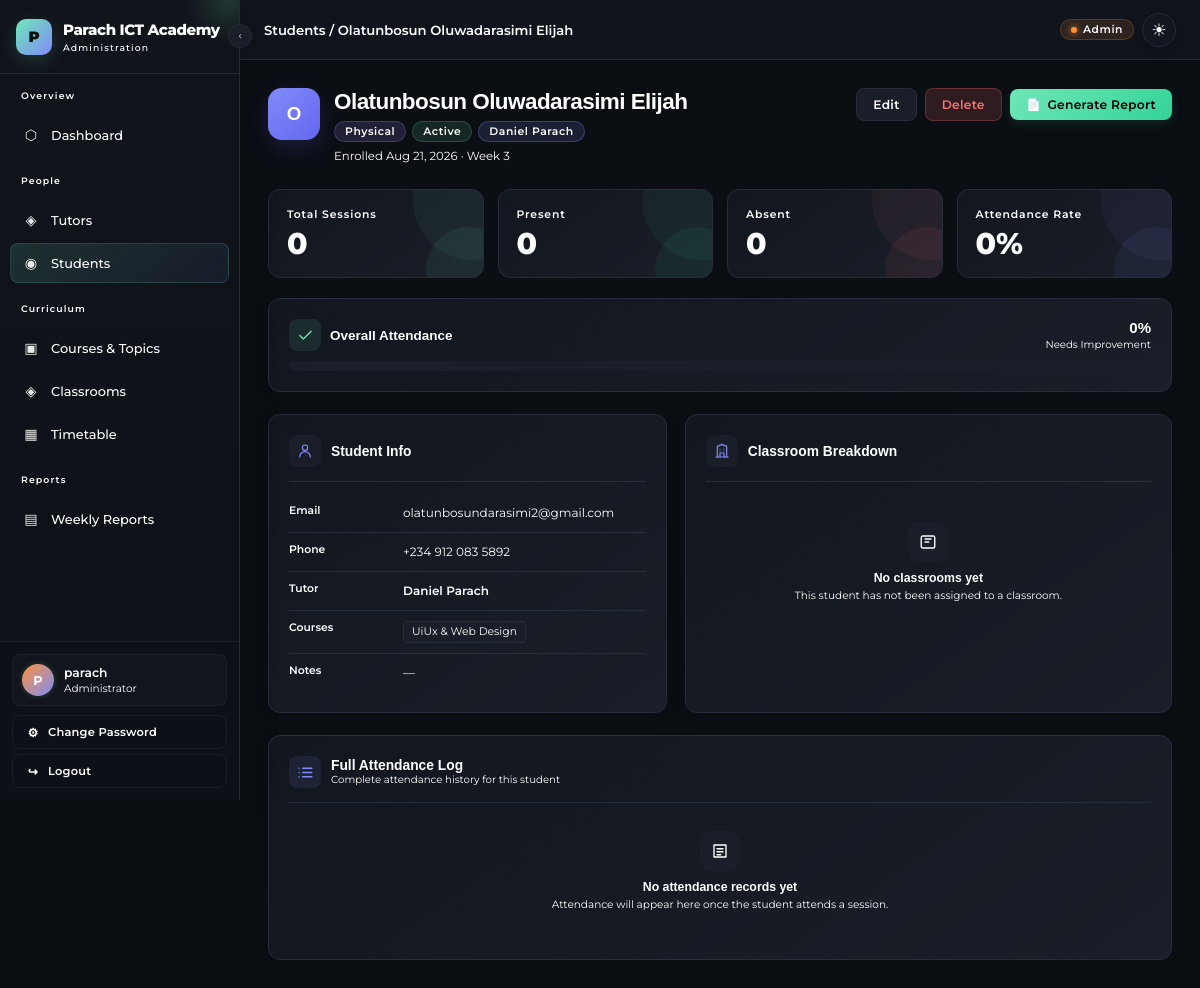
The app's page /admin-panel/students/5/ (signed in), older data.
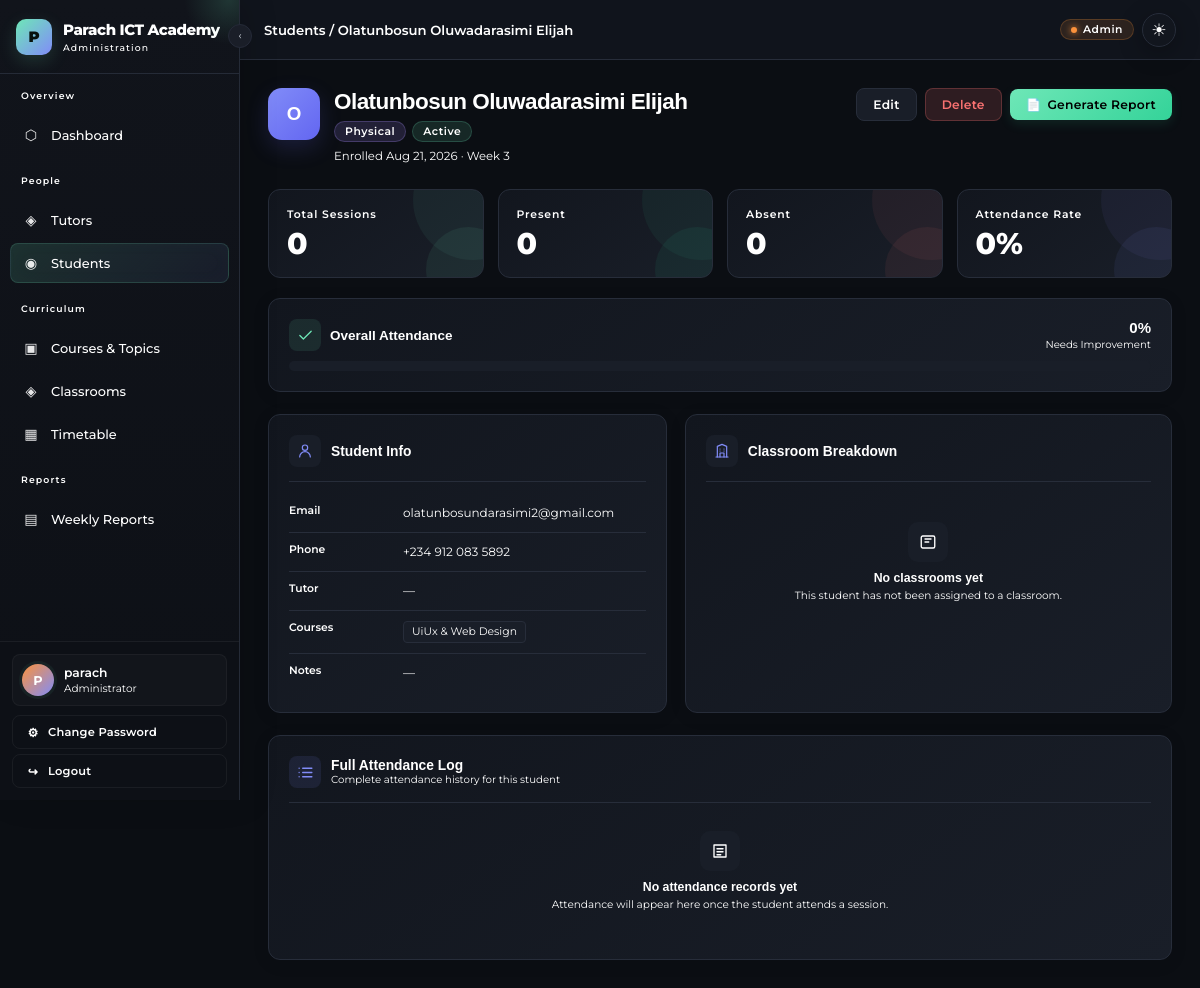
The same page, newer data.
### core/models.py (models this page shows, shortened)
class Student(models.Model):
    MODE_CHOICES = [('online', 'Online'), ('physical', 'Physical')]
    user = models.OneToOneField(User, on_delete=models.CASCADE, null=True, blank=True)
    name = models.CharField(max_length=255)
    email = models.EmailField(blank=True)
    phone = models.CharField(max_length=20, blank=True)
    courses = models.ManyToManyField(Course, related_name="students", blank=True)
    tutor = models.ForeignKey(Tutor, on_delete=models.SET_NULL, null=True, blank=True, related_name="students")
    mode = models.CharField(max_length=20, choices=MODE_CHOICES, default='physical')
    active = models.BooleanField(default=True)
    completed = models.BooleanField(default=False)
    completed_at = models.DateTimeField(null=True, blank=True)
    current_week = models.PositiveIntegerField(default=1)
    enrolled_at = models.DateField(auto_now_add=True)
    notes = models.TextField(blank=True)
    external_id = models.PositiveIntegerField(unique=True, null=True, blank=True, db_index=True)
    source_course_name = models.CharField(max_length=255, blank=True)
    center = models.CharField(max_length=50, blank=True)
    amount_paid = models.DecimalField(max_digits=12, decimal_places=2, null=True, blank=True)
    amount_owed = models.DecimalField(max_digits=12, decimal_places=2, null=True, blank=True)
    next_due_date = models.DateField(null=True, blank=True)
    is_synced = models.BooleanField(default=False)
    last_synced_at = models.DateTimeField(null=True, blank=True)

class Tutor(models.Model):
    MODE_CHOICES = [('online', 'Online'), ('physical', 'Physical')]
    user = models.OneToOneField(User, on_delete=models.CASCADE, null=True, blank=True)
    name = models.CharField(max_length=255)
    phone = models.CharField(max_length=20, blank=True)
    specialization = models.CharField(max_length=255, blank=True)
    mode = models.CharField(max_length=20, choices=MODE_CHOICES, default='physical')
    active = models.BooleanField(default=True)
    bio = models.TextField(blank=True)
    created_at = models.DateTimeField(auto_now_add=True)
    is_approved = models.BooleanField(default=False)
    @property
    def name(self):
        if self.user:
            full = self.user.get_full_name()
            return full if full.strip() else self.user.username
        return f"Tutor #{self.pk}"

### core/views.py (the view, shortened to what this page needs)
# urls.py: path('admin-panel/students/<int:pk>/',       views.admin_student_detail,  name='admin_student_detail'),
@login_required
@user_passes_test(is_admin)
def admin_student_detail(request, pk):
    student = get_object_or_404(Student, pk=pk)
    classrooms = student.classrooms.all().select_related('course', 'tutor')
    sessions   = Class.objects.filter(
        students=student
    ).order_by('-date').select_related('topic', 'course', 'classroom', 'tutor')
    attendance_records = Attendance.objects.filter(
        student=student
    ).order_by('-date').select_related('class_instance__topic', 'class_instance__classroom')
    total_att   = attendance_records.count()
    present_att = attendance_records.filter(attendance_status='Present').count()
    absent_att  = total_att - present_att
    att_rate    = round((present_att / total_att) * 100) if total_att else 0
    attendance_with_classroom = []
    classroom_stats = []
    return render(request, 'core/admin_student_detail.html', {
        'student':            student,
        'classrooms':         classrooms,
        'sessions':           sessions,
        'attendance_records': attendance_records,
        'total_att':          total_att,
        'present_att':        present_att,
        'absent_att':         absent_att,
        'att_rate':           att_rate,
        'classroom_stats':    classroom_stats,
        'attendance_with_classroom': attendance_with_classroom,
    })

### core/views.py (called while the page is built)
def is_admin(user):
    return user.is_staff or user.is_superuser

### core/templates/core/admin_student_detail.html (shortened to what the changed rows need)
{% extends "core/admin_base.html" %}
{% block breadcrumb %}Students / {{ student.name }}{% endblock %}
{% block content %}
<div class="student-page">
  <div class="student-header">
    <div class="student-identity">
      <div class="student-avatar-large">
        {{ student.name|slice:":1"|upper }}
      </div>
      <div>
        <h1 class="student-name">
          {{ student.name }}
        </h1>
        <div class="student-meta">
          <span class="badge badge-{{ student.mode }}">
            {{ student.get_mode_display }}
          </span>
          <span class="badge {% if student.active %}badge-active{% else %}badge-inactive{% endif %}">
            {% if student.active %}
              Active
            {% else %}
              Inactive
            {% endif %}
          </span>
          {% if student.tutor %}
          <span class="badge badge-{{ student.tutor.mode }}"
                style="background:rgba(129,140,248,.15);
                       color:var(--text);
                       border-color:rgba(129,140,248,.3)">
            {{ student.tutor.name }}
          </span>
          {% endif %}
        </div>
        <p class="student-subtitle">
          Enrolled {{ student.enrolled_at|date:"M d, Y" }}
          · Week {{ student.current_week }}
        </p>
      </div>
    </div>
  </div>
  <div class="student-info-grid">
    <div class="card student-card">
      <div class="info-list">
        <div class="info-row">
          <div class="info-label">Email</div>
          <div class="info-value">
            {{ student.email|default:"—" }}
          </div>
        </div>
        <div class="info-row">
          <div class="info-label">Phone</div>
          <div class="info-value">
            {{ student.phone|default:"—" }}
          </div>
        </div>
        <div class="info-row">
          <div class="info-label">
            Tutor
          </div>
          <div class="info-value">
            {% if student.tutor %}
              <a href="{% url 'admin_tutor_detail' student.tutor.pk %}">
                {{ student.tutor.name }}
              </a>
            {% else %}
              —
            {% endif %}
          </div>
        </div>
        <div class="info-row">
          <div class="info-label">
            Notes
          </div>
          <div class="info-value">
            {{ student.notes|default:"—" }}
          </div>
        </div>
      </div>
    </div>
  </div>
</div>
{% endblock %}

Row changes from the older to the newer data that the page shows:
changed Student "Olatunbosun Oluwadarasimi Elijah": tutor_id 2 → empty (drawn); tutor.name "Daniel Parach" → (not shown)
